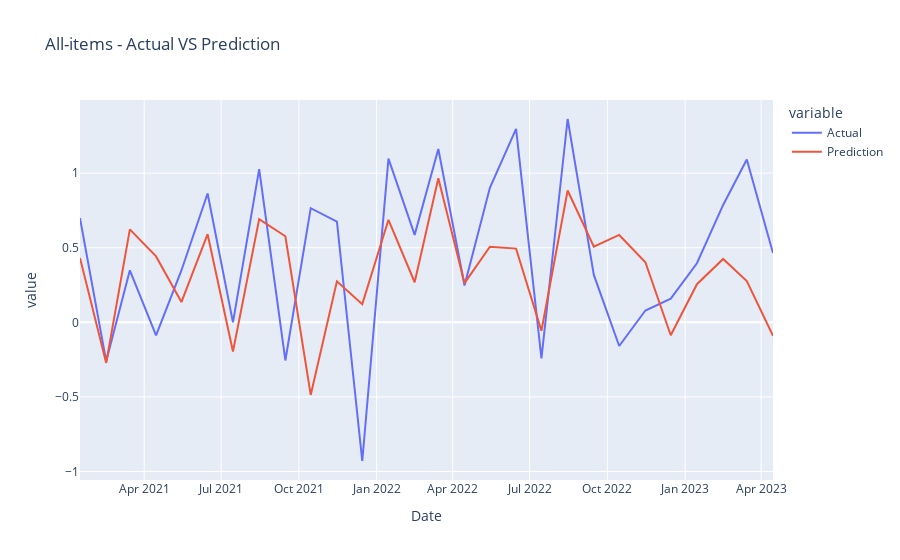
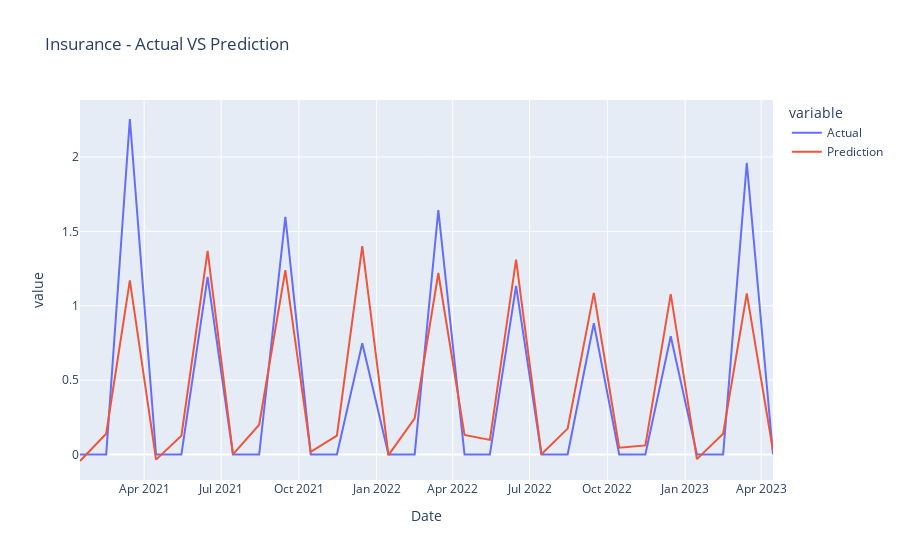
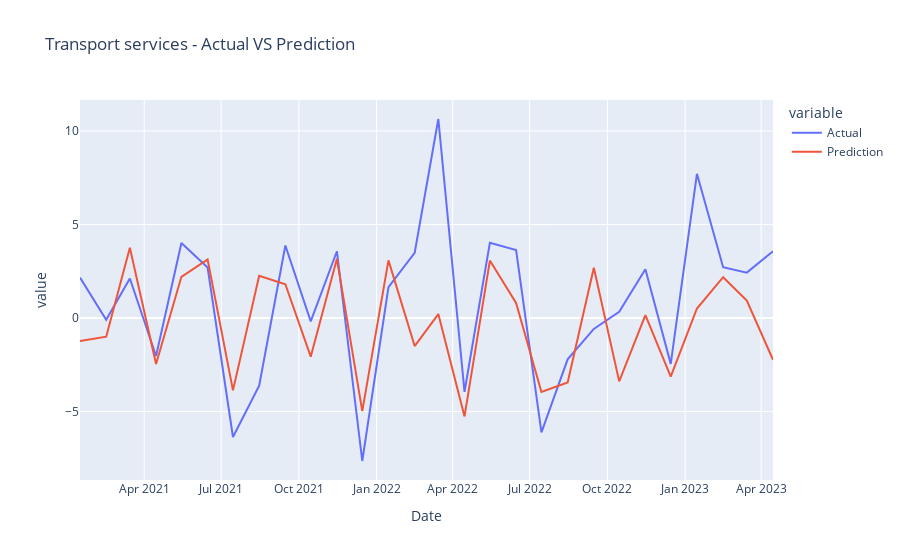
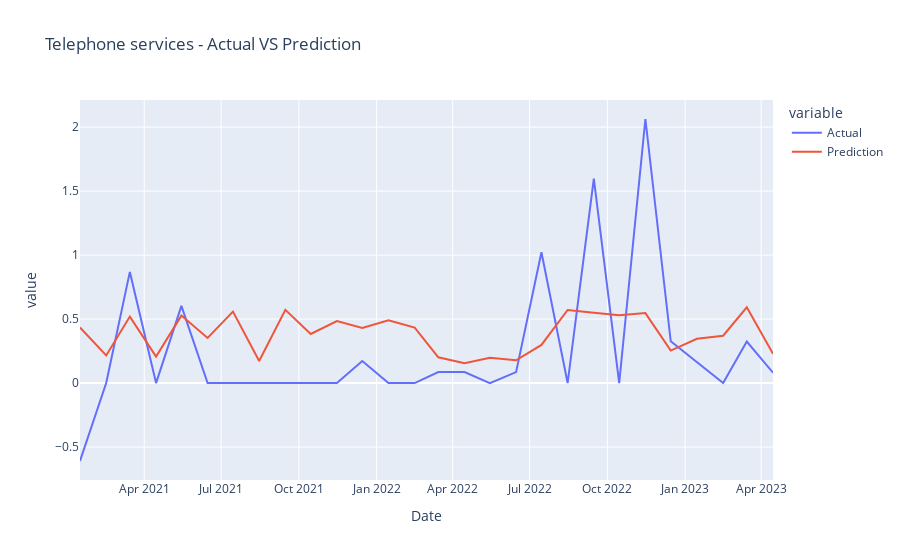

The code cell stored with these charts, in order, in its notebook:
### Markdown cell above
Plot Results:

### Code cell
def plot_results(all_data_dict, categories):
    category_samples = ['All-items']+random.sample(categories, 10)
    for category in category_samples:
        category_df = all_data_dict[category]
        fig = px.line(category_df, x="Date", y=["Actual", "Prediction"], title=f'{category} - Actual VS Prediction')
        fig.show()

plot_results(all_data_test_dict, all_categories)

### Figure 1 — Plotly figure (JSON) as saved in the notebook; plotly's stock layout.template omitted (floating-point values rounded to 4 significant figures)
{"data": [{"hovertemplate": "variable=Actual<br>Date=%{x}<br>value=%{y}<extra></extra>", "legendgroup": "Actual", "line": {"color": "#636efa", "dash": "solid"}, "marker": {"symbol": "circle"}, "mode": "lines", "name": "Actual", "orientation": "v", "showlegend": true, "type": "scatter", "x": ["2021-01-15", "2021-02-15", "2021-03-15", "2021-04-15", "2021-05-15", "2021-06-15", "2021-07-15", "2021-08-15", "2021-09-15", "2021-10-15", "2021-11-15", "2021-12-15", "2022-01-15", "2022-02-15", "2022-03-15", "2022-04-15", "2022-05-15", "2022-06-15", "2022-07-15", "2022-08-15", "2022-09-15", "2022-10-15", "2022-11-15", "2022-12-15", "2023-01-15", "2023-02-15", "2023-03-15", "2023-04-15"], "xaxis": "x", "y": [0.6987, -0.2614, 0.3484, -0.08699, 0.3475, 0.8636, 0, 1.027, -0.2556, 0.765, 0.6751, -0.9295, 1.098, 0.586, 1.162, 0.2472, 0.9013, 1.297, -0.2418, 1.363, 0.318, -0.1589, 0.07946, 0.1587, 0.3957, 0.7868, 1.091, 0.464], "yaxis": "y"}, {"hovertemplate": "variable=Prediction<br>Date=%{x}<br>value=%{y}<extra></extra>", "legendgroup": "Prediction", "line": {"color": "#EF553B", "dash": "solid"}, "marker": {"symbol": "circle"}, "mode": "lines", "name": "Prediction", "orientation": "v", "showlegend": true, "type": "scatter", "x": ["2021-01-15", "2021-02-15", "2021-03-15", "2021-04-15", "2021-05-15", "2021-06-15", "2021-07-15", "2021-08-15", "2021-09-15", "2021-10-15", "2021-11-15", "2021-12-15", "2022-01-15", "2022-02-15", "2022-03-15", "2022-04-15", "2022-05-15", "2022-06-15", "2022-07-15", "2022-08-15", "2022-09-15", "2022-10-15", "2022-11-15", "2022-12-15", "2023-01-15", "2023-02-15", "2023-03-15", "2023-04-15"], "xaxis": "x", "y": [0.4312, -0.2719, 0.623, 0.4417, 0.1357, 0.5905, -0.1957, 0.6919, 0.5771, -0.4867, 0.2744, 0.1219, 0.6873, 0.2686, 0.9662, 0.2623, 0.5067, 0.494, -0.05639, 0.8833, 0.5065, 0.5856, 0.4027, -0.08661, 0.2555, 0.4246, 0.276, -0.09069], "yaxis": "y"}], "layout": {"legend": {"title": {"text": "variable"}, "tracegroupgap": 0}, "title": {"text": "All-items - Actual VS Prediction"}, "xaxis": {"anchor": "y", "domain": [0, 1], "title": {"text": "Date"}}, "yaxis": {"anchor": "x", "domain": [0, 1], "title": {"text": "value"}}}}

### Figure 2 — Plotly figure (JSON) as saved in the notebook; plotly's stock layout.template omitted (floating-point values rounded to 4 significant figures)
{"data": [{"hovertemplate": "variable=Actual<br>Date=%{x}<br>value=%{y}<extra></extra>", "legendgroup": "Actual", "line": {"color": "#636efa", "dash": "solid"}, "marker": {"symbol": "circle"}, "mode": "lines", "name": "Actual", "orientation": "v", "showlegend": true, "type": "scatter", "x": ["2021-01-15", "2021-02-15", "2021-03-15", "2021-04-15", "2021-05-15", "2021-06-15", "2021-07-15", "2021-08-15", "2021-09-15", "2021-10-15", "2021-11-15", "2021-12-15", "2022-01-15", "2022-02-15", "2022-03-15", "2022-04-15", "2022-05-15", "2022-06-15", "2022-07-15", "2022-08-15", "2022-09-15", "2022-10-15", "2022-11-15", "2022-12-15", "2023-01-15", "2023-02-15", "2023-03-15", "2023-04-15"], "xaxis": "x", "y": [0, 0, 2.255, 0, 0, 1.194, 0, 0, 1.597, 0, 0, 0.7478, 0, 0, 1.642, 0, 0, 1.134, 0, 0, 0.8818, 0, 0, 0.7949, 0, 0, 1.96, 0], "yaxis": "y"}, {"hovertemplate": "variable=Prediction<br>Date=%{x}<br>value=%{y}<extra></extra>", "legendgroup": "Prediction", "line": {"color": "#EF553B", "dash": "solid"}, "marker": {"symbol": "circle"}, "mode": "lines", "name": "Prediction", "orientation": "v", "showlegend": true, "type": "scatter", "x": ["2021-01-15", "2021-02-15", "2021-03-15", "2021-04-15", "2021-05-15", "2021-06-15", "2021-07-15", "2021-08-15", "2021-09-15", "2021-10-15", "2021-11-15", "2021-12-15", "2022-01-15", "2022-02-15", "2022-03-15", "2022-04-15", "2022-05-15", "2022-06-15", "2022-07-15", "2022-08-15", "2022-09-15", "2022-10-15", "2022-11-15", "2022-12-15", "2023-01-15", "2023-02-15", "2023-03-15", "2023-04-15"], "xaxis": "x", "y": [-0.04372, 0.1393, 1.171, -0.03452, 0.126, 1.368, 0.001297, 0.2, 1.24, 0.01747, 0.1274, 1.4, -0.004742, 0.243, 1.22, 0.131, 0.09833, 1.31, 0.001243, 0.174, 1.086, 0.04525, 0.06129, 1.078, -0.03128, 0.1392, 1.083, 0.02704], "yaxis": "y"}], "layout": {"legend": {"title": {"text": "variable"}, "tracegroupgap": 0}, "title": {"text": "Insurance - Actual VS Prediction"}, "xaxis": {"anchor": "y", "domain": [0, 1], "title": {"text": "Date"}}, "yaxis": {"anchor": "x", "domain": [0, 1], "title": {"text": "value"}}}}

### Figure 3 — Plotly figure (JSON) as saved in the notebook; plotly's stock layout.template omitted (floating-point values rounded to 4 significant figures)
{"data": [{"hovertemplate": "variable=Actual<br>Date=%{x}<br>value=%{y}<extra></extra>", "legendgroup": "Actual", "line": {"color": "#636efa", "dash": "solid"}, "marker": {"symbol": "circle"}, "mode": "lines", "name": "Actual", "orientation": "v", "showlegend": true, "type": "scatter", "x": ["2021-01-15", "2021-02-15", "2021-03-15", "2021-04-15", "2021-05-15", "2021-06-15", "2021-07-15", "2021-08-15", "2021-09-15", "2021-10-15", "2021-11-15", "2021-12-15", "2022-01-15", "2022-02-15", "2022-03-15", "2022-04-15", "2022-05-15", "2022-06-15", "2022-07-15", "2022-08-15", "2022-09-15", "2022-10-15", "2022-11-15", "2022-12-15", "2023-01-15", "2023-02-15", "2023-03-15", "2023-04-15"], "xaxis": "x", "y": [2.16, -0.08909, 2.116, -2.027, 4.015, 2.701, -6.36, -3.614, 3.88, -0.1771, 3.57, -7.641, 1.648, 3.481, 10.64, -3.941, 4.02, 3.637, -6.11, -2.205, -0.5797, 0.3317, 2.615, -2.449, 7.711, 2.717, 2.427, 3.569], "yaxis": "y"}, {"hovertemplate": "variable=Prediction<br>Date=%{x}<br>value=%{y}<extra></extra>", "legendgroup": "Prediction", "line": {"color": "#EF553B", "dash": "solid"}, "marker": {"symbol": "circle"}, "mode": "lines", "name": "Prediction", "orientation": "v", "showlegend": true, "type": "scatter", "x": ["2021-01-15", "2021-02-15", "2021-03-15", "2021-04-15", "2021-05-15", "2021-06-15", "2021-07-15", "2021-08-15", "2021-09-15", "2021-10-15", "2021-11-15", "2021-12-15", "2022-01-15", "2022-02-15", "2022-03-15", "2022-04-15", "2022-05-15", "2022-06-15", "2022-07-15", "2022-08-15", "2022-09-15", "2022-10-15", "2022-11-15", "2022-12-15", "2023-01-15", "2023-02-15", "2023-03-15", "2023-04-15"], "xaxis": "x", "y": [-1.221, -0.9979, 3.754, -2.456, 2.204, 3.13, -3.867, 2.265, 1.809, -2.066, 3.165, -4.976, 3.083, -1.498, 0.2105, -5.256, 3.072, 0.8056, -3.954, -3.448, 2.688, -3.383, 0.1625, -3.136, 0.5105, 2.184, 0.9299, -2.23], "yaxis": "y"}], "layout": {"legend": {"title": {"text": "variable"}, "tracegroupgap": 0}, "title": {"text": "Transport services - Actual VS Prediction"}, "xaxis": {"anchor": "y", "domain": [0, 1], "title": {"text": "Date"}}, "yaxis": {"anchor": "x", "domain": [0, 1], "title": {"text": "value"}}}}

### Figure 4 — Plotly figure (JSON) as saved in the notebook; plotly's stock layout.template omitted (floating-point values rounded to 4 significant figures)
{"data": [{"hovertemplate": "variable=Actual<br>Date=%{x}<br>value=%{y}<extra></extra>", "legendgroup": "Actual", "line": {"color": "#636efa", "dash": "solid"}, "marker": {"symbol": "circle"}, "mode": "lines", "name": "Actual", "orientation": "v", "showlegend": true, "type": "scatter", "x": ["2021-01-15", "2021-02-15", "2021-03-15", "2021-04-15", "2021-05-15", "2021-06-15", "2021-07-15", "2021-08-15", "2021-09-15", "2021-10-15", "2021-11-15", "2021-12-15", "2022-01-15", "2022-02-15", "2022-03-15", "2022-04-15", "2022-05-15", "2022-06-15", "2022-07-15", "2022-08-15", "2022-09-15", "2022-10-15", "2022-11-15", "2022-12-15", "2023-01-15", "2023-02-15", "2023-03-15", "2023-04-15"], "xaxis": "x", "y": [-0.609, 0, 0.8688, 0, 0.6037, 0, 0, 0, 0, 0, 0, 0.1718, 0, 0, 0.0858, 0.08573, 0, 0.08565, 1.022, 0, 1.597, 0, 2.064, 0.3263, 0.1627, 0, 0.3247, 0.081], "yaxis": "y"}, {"hovertemplate": "variable=Prediction<br>Date=%{x}<br>value=%{y}<extra></extra>", "legendgroup": "Prediction", "line": {"color": "#EF553B", "dash": "solid"}, "marker": {"symbol": "circle"}, "mode": "lines", "name": "Prediction", "orientation": "v", "showlegend": true, "type": "scatter", "x": ["2021-01-15", "2021-02-15", "2021-03-15", "2021-04-15", "2021-05-15", "2021-06-15", "2021-07-15", "2021-08-15", "2021-09-15", "2021-10-15", "2021-11-15", "2021-12-15", "2022-01-15", "2022-02-15", "2022-03-15", "2022-04-15", "2022-05-15", "2022-06-15", "2022-07-15", "2022-08-15", "2022-09-15", "2022-10-15", "2022-11-15", "2022-12-15", "2023-01-15", "2023-02-15", "2023-03-15", "2023-04-15"], "xaxis": "x", "y": [0.4343, 0.216, 0.5195, 0.2071, 0.5273, 0.3525, 0.5586, 0.1721, 0.5724, 0.3837, 0.4844, 0.43, 0.4915, 0.4337, 0.201, 0.156, 0.1976, 0.1784, 0.2982, 0.571, 0.5504, 0.5305, 0.5466, 0.2542, 0.3457, 0.3701, 0.5916, 0.2287], "yaxis": "y"}], "layout": {"legend": {"title": {"text": "variable"}, "tracegroupgap": 0}, "title": {"text": "Telephone services - Actual VS Prediction"}, "xaxis": {"anchor": "y", "domain": [0, 1], "title": {"text": "Date"}}, "yaxis": {"anchor": "x", "domain": [0, 1], "title": {"text": "value"}}}}
